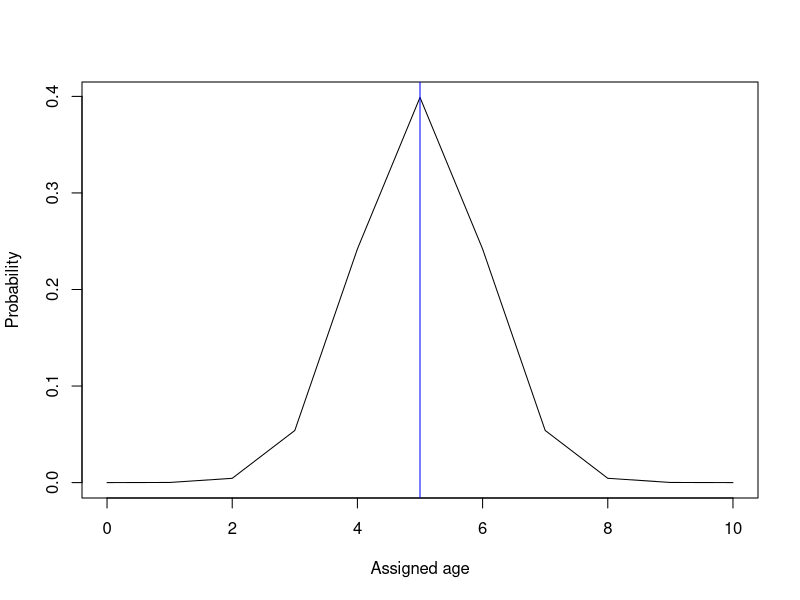
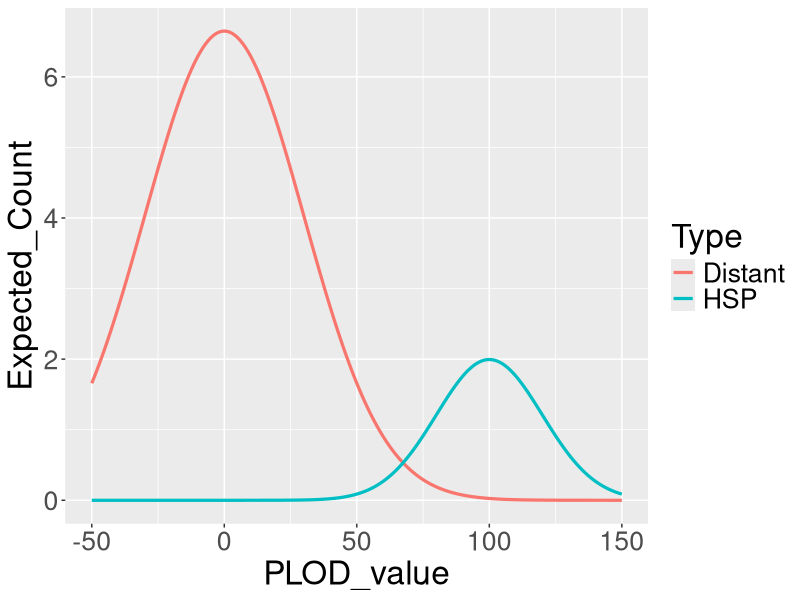
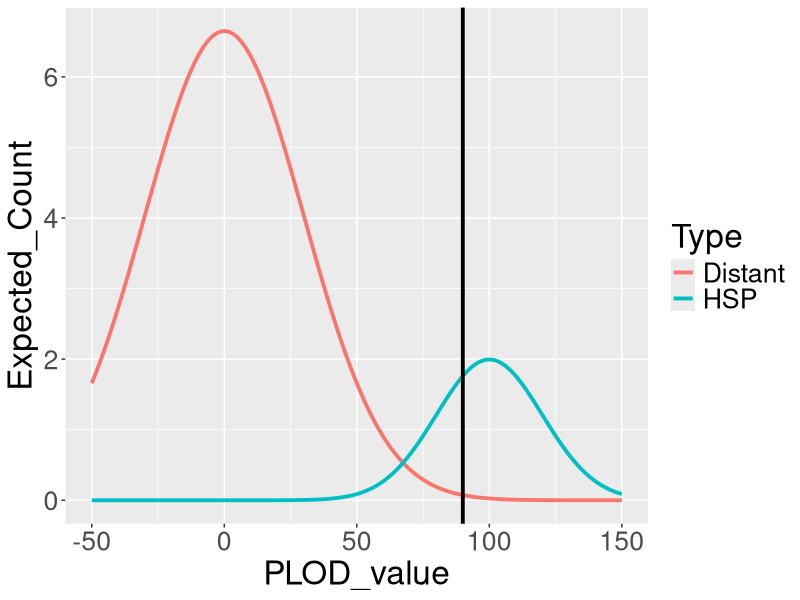

Here is the R script that generated these plots, in order:
## ---- chunk 1
  Age = c(0:10)
  Probability = rep(0,11)
  mu = 5
  sd = 1
  Probability = dnorm(Age,mu,sd)
  Probability = Probability/sum(Probability)
  plot(Age,Probability,type="l",xlab='Assigned age')
  abline(v=5,col="blue")
## ---- chunk 2
  X = c(-50:150)
  Y_no = 500*dnorm(X,0,30)
  Y_sib = 100*dnorm(X,100,20)
  Plot_df = data.frame("PLOD_value"=rep(X,2),"Expected_Count"=c(Y_no,Y_sib),Type=c(rep("Distant",length(X)),rep("HSP",length(X))))
  library(ggplot2)
  ggplot(Plot_df)+geom_line(aes(x=PLOD_value,y=Expected_Count,group=Type,color=Type),,size=1.1)+theme(text=element_text(size=24))
## ---- chunk 3
  X = c(-50:150)
  Y_no = 500*dnorm(X,0,30)
  Y_sib = 100*dnorm(X,100,20)
  Plot_df = data.frame("PLOD_value"=rep(X,2),"Expected_Count"=c(Y_no,Y_sib),Type=c(rep("Distant",length(X)),rep("HSP",length(X))))
  library(ggplot2)
  ggplot(Plot_df)+geom_line(aes(x=PLOD_value,y=Expected_Count,group=Type,color=Type),size=1.3)+theme(text=element_text(size=24))+
    geom_vline(xintercept = 90,size=1.3)
